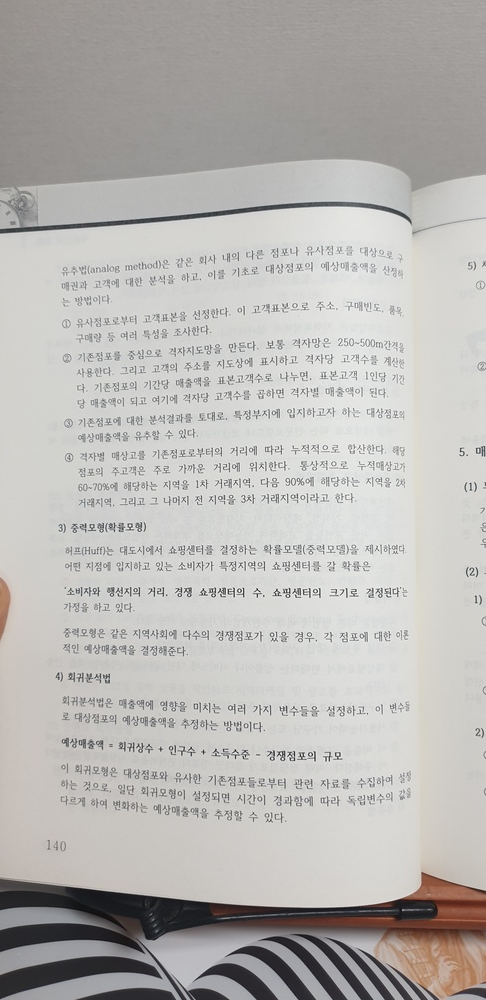
#> input picture srcs/samples/KakaoTalk_Photo_2020-02-02-12-26-11.jpeg, 486 x 1000 px, shrunk from 1960 x 4032 before the run, found by its file name
$ jupyter execute A1_document_edge_detection.ipynb   (shell and % lines are left out)
#> lines starting #> are read from the running program, lines starting #| are printed output that depends on the picture; after the words box and inside, x2 and y2 are one past the last pixel; in counts of white or black regions, pixels touching at a corner belong together
### notebooks/util.py
# -*- coding: utf-8 -*-

import cv2 as cv
import matplotlib.pyplot as plt


def display_image(img, cmap=None, right=None, top=None):

    img = cv.cvtColor(img, cv.COLOR_BGR2RGB)
    plt.imshow(img, cmap=cmap)
    plt.subplots_adjust(right=right, top=top)

### srcs/A1_document_edge_detection.ipynb
[cell 1]
import time

import cv2 as cv
import numpy as np
import matplotlib.pyplot as plt

from util import display_image

[cell 2]
img = cv.imread('../samples/KakaoTalk_Photo_2020-02-02-12-26-11.jpeg')
#> img is the input picture: shape (1000, 486, 3); mean B, G, R 180.6, 183.4, 185.5
# img = cv.imread('../img/paper.jpg')

display_image(img, right=2, top=2)

draw = img.copy()

n_x = 20
n_y = 5
kernel = np.ones(shape=[n_x, n_y]) / (n_x*n_y)

gray = cv.cvtColor(img, cv.COLOR_BGR2GRAY)
# gray = cv.GaussianBlur(gray, (5, 5), 0)
# gray = cv.bilateralFilter(gray, 5, 75, 75)
gray = cv.filter2D(gray, -1, kernel)
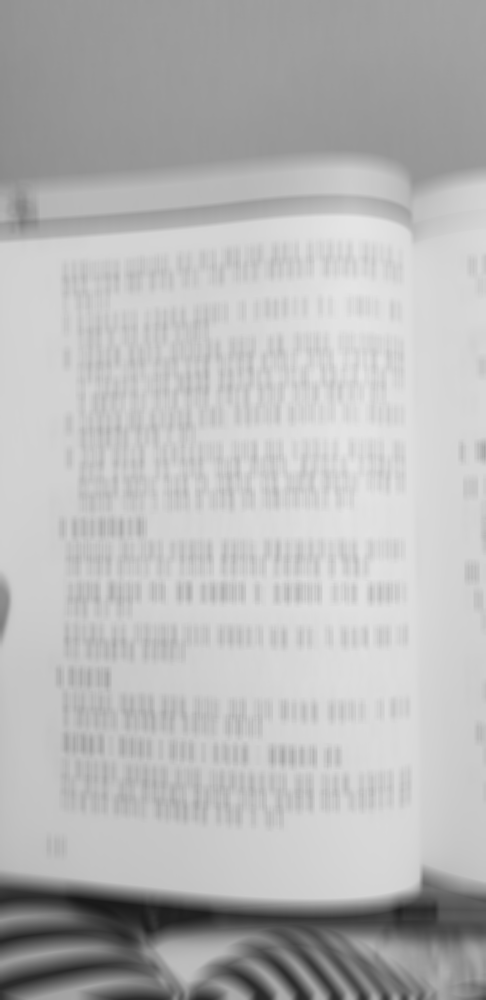
#> gray: shape (1000, 486); min 25, max 228, mean 183.8

ret, thres = cv.threshold(gray, 170, 255, cv.THRESH_BINARY)
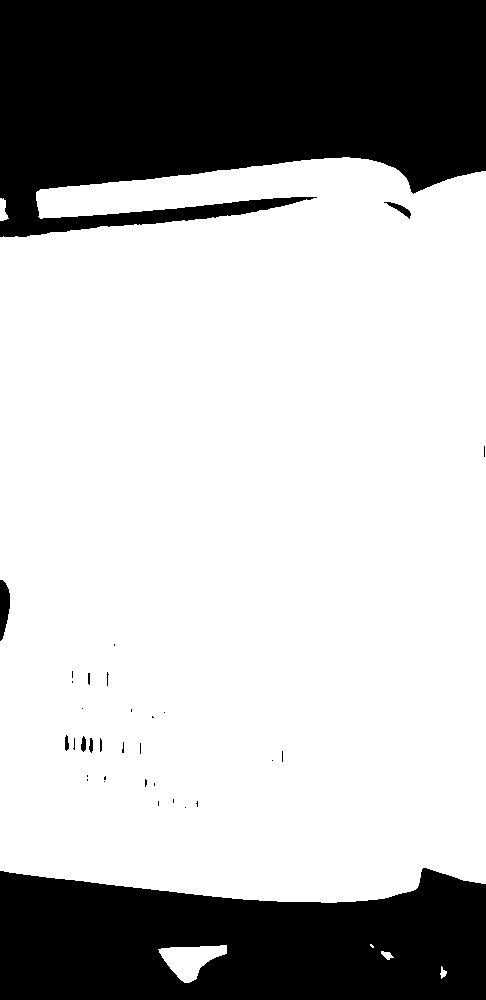
#> thres: shape (1000, 486); 70.6% white; 33 black regions (24 under 20 px), largest, box (x1, y1, x2, y2) and area: (0, 0, 486, 237) 89740, (0, 868, 486, 1000) 52012, (0, 580, 10, 641) 443

display_image(thres)

k = cv.getStructuringElement(cv.MORPH_RECT, (300, 30))

erosion = cv.morphologyEx(thres, cv.MORPH_CLOSE, k)
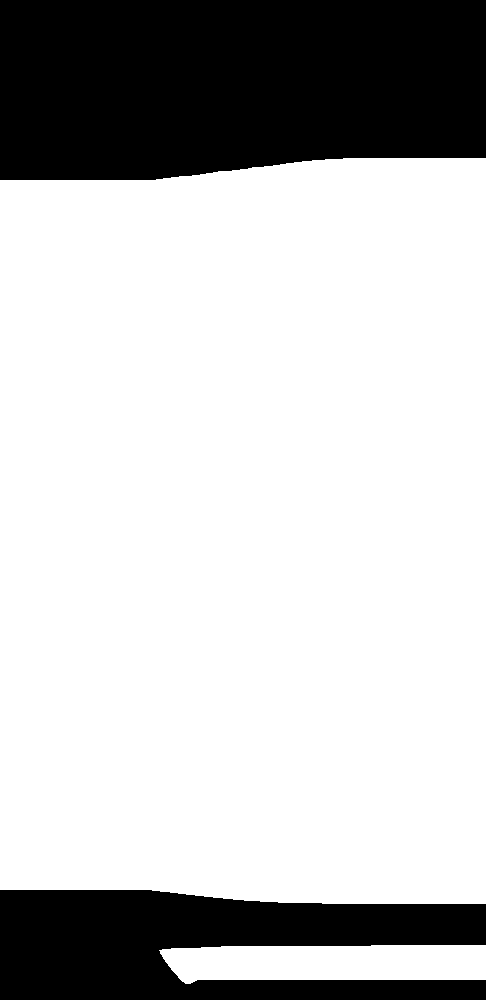
#> erosion: shape (1000, 486); 75.1% white; 2 black regions, box (x1, y1, x2, y2) and area: (0, 0, 486, 180) 82137, (0, 890, 486, 1000) 38802

display_image(erosion)
#> in display_image (call 3), `img = cv.cvtColor(img, cv.COLOR_BGR2RGB)`: img: shape (1000, 486, 3); 75.1% white; 2 black regions


src = erosion.copy()

draw = img.copy()

cnts, _ = cv.findContours(src, cv.RETR_EXTERNAL, cv.CHAIN_APPROX_SIMPLE)
#> cnts = 2 contours; box (x1, y1, x2, y2) and area: (0, 158, 486, 904) 352976, (159, 945, 486, 984) 10524

# edged = cv.Canny(thres, 50, 200)

# display_image(edged, right=2, top=2)

cnts = sorted(cnts, key=cv.contourArea, reverse=True)

len(cnts)

for c in cnts:
    peri = cv.arcLength(c, True)
    vertices = cv.approxPolyDP(c, 0.1*peri, True)

    if len(vertices) == 4:
        break
#> this loop made 1 pass
#> (peri, vertices) on pass 1: (2438.9, [[485, 158], [0, 180], [0, 889], [485, 903]])

cnts[0].shape

vertices

pts = vertices.reshape(4, 2)
#> pts = [[485, 158], [0, 180], [0, 889], [485, 903]]

pts

for x, y in pts:
    cv.circle(draw, (x, y), 30, (0, 255, 0), -1)
#> this loop made 4 passes
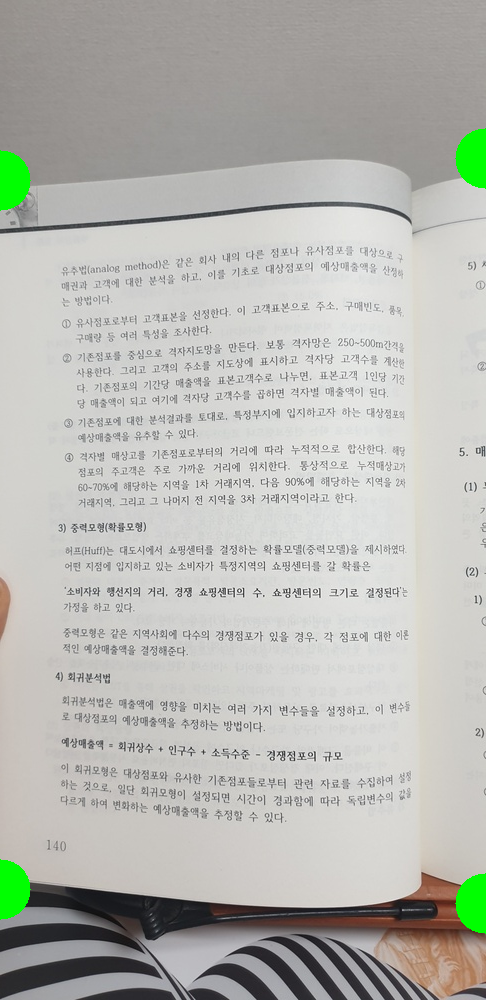
#> draw: shape (1000, 486, 3); 1.19% of pixels changed, all inside (x1, y1, x2, y2) = (0, 128, 486, 934)

display_image(draw, right=2, top=2)


merged = np.hstack([img, draw])
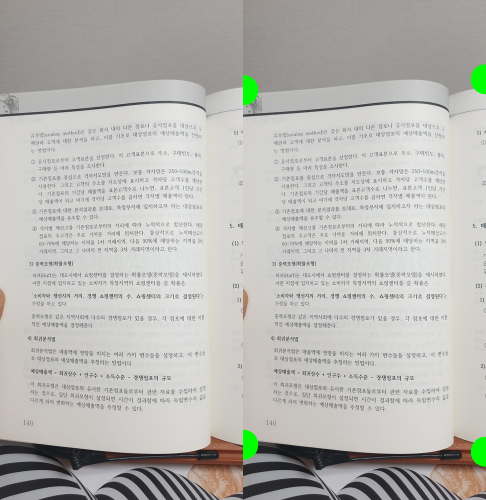
#> merged: shape (1000, 972, 3) (shown at 1/2 size); mean B, G, R 179.9, 184.2, 184.6

sm = pts.sum(axis=1)
#> sm = [643, 180, 889, 1388]

diff = np.diff(pts, axis=1)
#> diff = [-327, 180, 889, 418]

topLeft = pts[np.argmin(sm)]
#> topLeft = [0, 180]
bottomRight = pts[np.argmax(sm)]
#> bottomRight = [485, 903]
topRight = pts[np.argmin(diff)]
#> topRight = [485, 158]
bottomLeft = pts[np.argmax(diff)]
#> bottomLeft = [0, 889]

pts1 = np.float32([topLeft, topRight, bottomRight, bottomLeft])
#> pts1 = [[0, 180], [485, 158], [485, 903], [0, 889]]

w1 = abs(bottomRight[0] - bottomLeft[0])
#> w1 = 485
w2 = abs(topRight[0] - topLeft[0])
#> w2 = 485
h1 = abs(topRight[1] - bottomRight[1])
#> h1 = 745
h2 = abs(topLeft[1] - bottomLeft[1])
#> h2 = 709

width = max([w1, w2])
#> width = 485
height = max([h1, h2])
#> height = 745

pts2 = np.float32([[0, 0], [width-1, 0], [width-1, height-1], [0, height-1]])
#> pts2 = [[0, 0], [484, 0], [484, 744], [0, 744]]

mtrx = cv.getPerspectiveTransform(pts1, pts2)
#> mtrx = [[1.05, 0, 0], [0.0476, 1.05, -188.9], [0.000105, 0, 1]]

result = cv.warpPerspective(img, mtrx, (width, height))
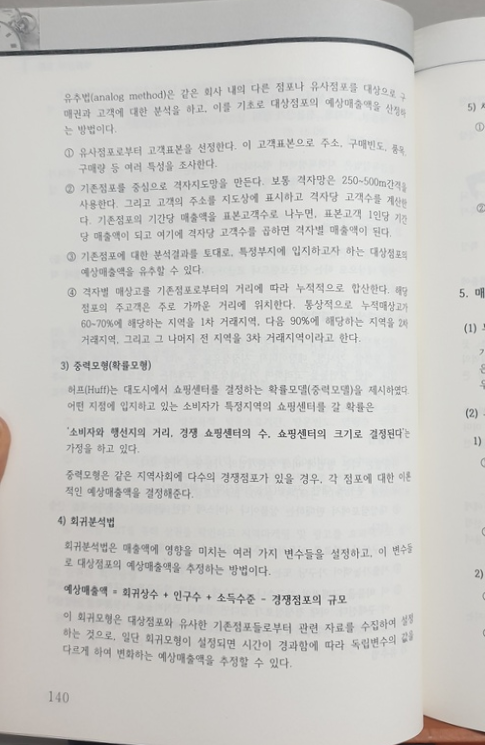
#> result: shape (745, 485, 3); mean B, G, R 198.9, 202, 202.9

display_image(result, right=4, top=4)

$ run again, with img/paper.jpg copied over srcs/samples/KakaoTalk_Photo_2020-02-02-12-26-11.jpeg
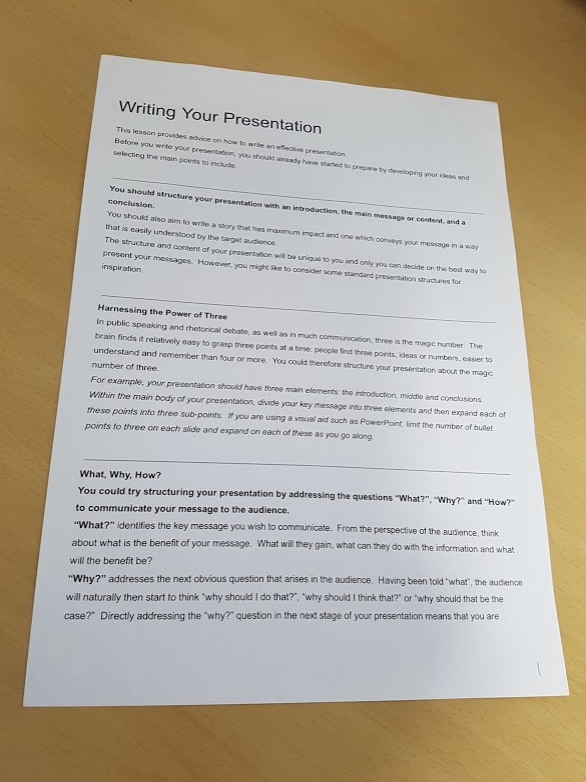
#> input picture img/paper.jpg, 586 x 782 px, found by its file name
#> img is the input picture: shape (782, 586, 3); mean B, G, R 152.7, 169.1, 178.7
#> `ret, thres = cv.threshold(gray, 170, 255, cv.THRESH_BINARY)`:
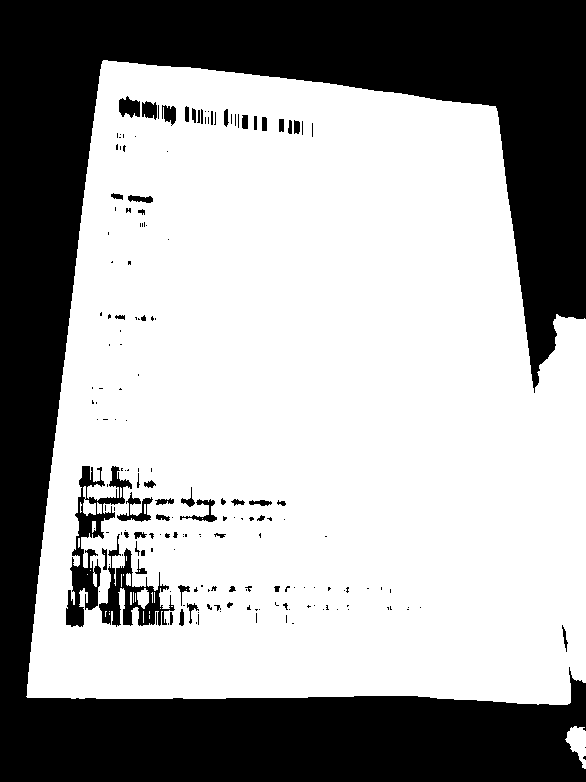
#> thres: shape (782, 586); 64.5% white; 183 black regions (132 under 20 px), largest, box (x1, y1, x2, y2) and area: (0, 0, 586, 782) 153212, (66, 466, 132, 627) 3044, (99, 534, 175, 627) 2192
#> erosion: shape (782, 586); 79.5% white; 2 black regions, box (x1, y1, x2, y2) and area: (0, 0, 586, 100) 47399, (0, 700, 583, 782) 46587
#> img: shape (782, 586, 3); 79.5% white; 2 black regions
#> cnts = 1 contour; box (x1, y1, x2, y2) and area: (0, 61, 586, 782) 362988
#> the loop `for c in cnts:` made 1 pass
#> (peri, vertices) on pass 1: (2578.9, [[0, 61], [0, 699], [585, 781], [585, 100]])
#> pts = [[0, 61], [0, 699], [585, 781], [585, 100]]
#> the loop `for x, y in pts:` made 4 passes
#> sm = [61, 699, 1366, 685]
#> diff = [61, 699, 196, -485]
#> topLeft = [0, 61]
#> bottomRight = [585, 781]
#> topRight = [585, 100]
#> bottomLeft = [0, 699]
#> pts1 = [[0, 61], [585, 100], [585, 781], [0, 699]]
#> w1 = 585
#> h1 = 681
#> h2 = 638
#> width = 585
#> height = 681
#> pts2 = [[0, 0], [584, 0], [584, 680], [0, 680]]
#> mtrx = [[1.07, 0, 0], [-0.0711, 1.07, -65.02], [0.000115, 0, 1]]
#> `result = cv.warpPerspective(img, mtrx, (width, height))`:
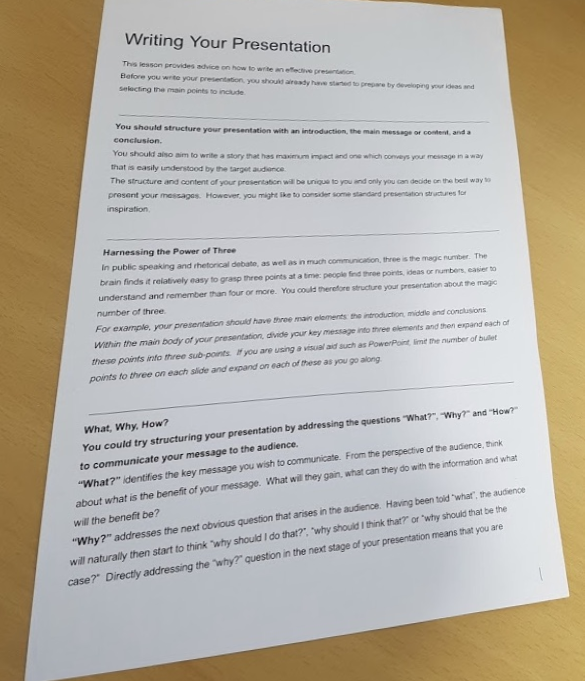
#> result: shape (681, 585, 3); mean B, G, R 168.5, 178.5, 184
#> img: shape (681, 585, 3)

$ run again, with srcs/samples/KakaoTalk_Photo_2020-02-02-12-26-00.jpeg copied over srcs/samples/KakaoTalk_Photo_2020-02-02-12-26-11.jpeg
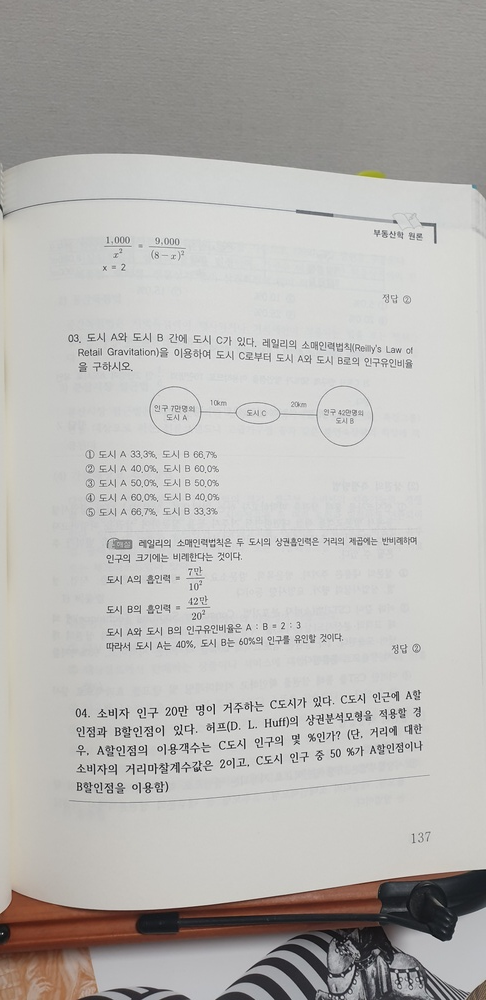
#> input picture srcs/samples/KakaoTalk_Photo_2020-02-02-12-26-00.jpeg, 486 x 1000 px, shrunk from 1960 x 4032 before the run, found by its file name
#> img is the input picture: shape (1000, 486, 3); mean B, G, R 178.7, 181.7, 183.6
#> `ret, thres = cv.threshold(gray, 170, 255, cv.THRESH_BINARY)`:
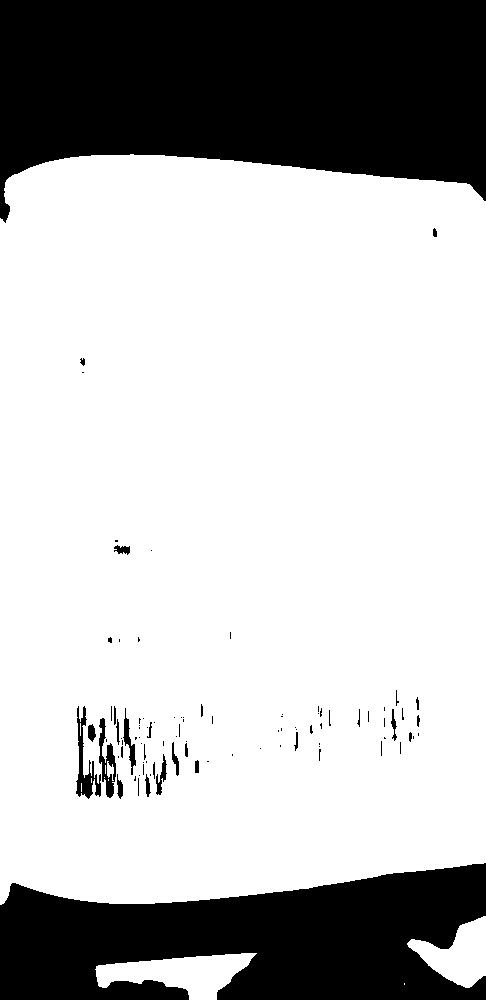
#> thres: shape (1000, 486); 72.9% white; 94 black regions (66 under 20 px), largest, box (x1, y1, x2, y2) and area: (0, 0, 486, 223) 81508, (0, 863, 486, 1000) 46753, (76, 706, 101, 799) 782
#> erosion: shape (1000, 486); 78.1% white; 2 black regions, box (x1, y1, x2, y2) and area: (0, 0, 486, 173) 79549, (0, 885, 486, 962) 27114
#> img: shape (1000, 486, 3); 78.1% white; 2 black regions
#> cnts = 2 contours; box (x1, y1, x2, y2) and area: (0, 155, 486, 906) 355574, (0, 917, 486, 1000) 21978
#> the loop `for c in cnts:` made 1 pass
#> (peri, vertices) on pass 1: (2456.5, [[0, 155], [0, 905], [485, 884], [485, 173]])
#> pts = [[0, 155], [0, 905], [485, 884], [485, 173]]
#> the loop `for x, y in pts:` made 4 passes
#> sm = [155, 905, 1369, 658]
#> diff = [155, 905, 399, -312]
#> topLeft = [0, 155]
#> bottomRight = [485, 884]
#> topRight = [485, 173]
#> bottomLeft = [0, 905]
#> pts1 = [[0, 155], [485, 173], [485, 884], [0, 905]]
#> w1 = 485
#> h1 = 711
#> h2 = 750
#> width = 485
#> height = 750
#> pts2 = [[0, 0], [484, 0], [484, 749], [0, 749]]
#> mtrx = [[0.946, 0, 0], [-0.0371, 0.999, -154.8], [-0.000107, 0, 1]]
#> `result = cv.warpPerspective(img, mtrx, (width, height))`:
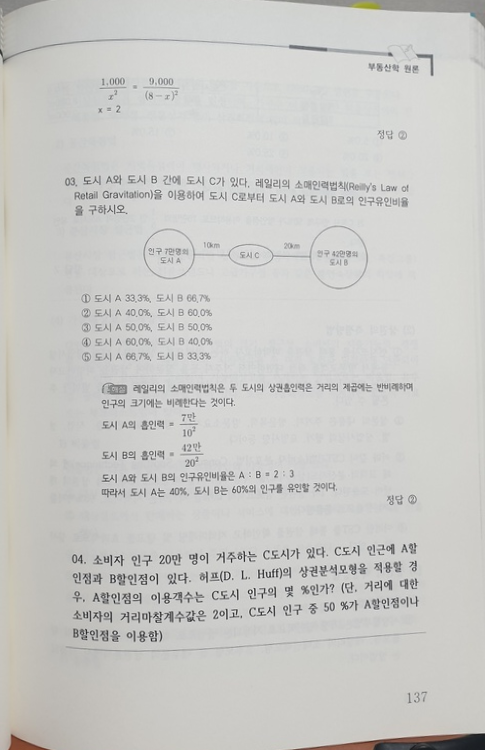
#> result: shape (750, 485, 3); mean B, G, R 198.6, 201.4, 201.6
#> img: shape (750, 485, 3)

$ run again, with srcs/samples/KakaoTalk_Photo_2020-02-02-12-26-04.jpeg copied over srcs/samples/KakaoTalk_Photo_2020-02-02-12-26-11.jpeg
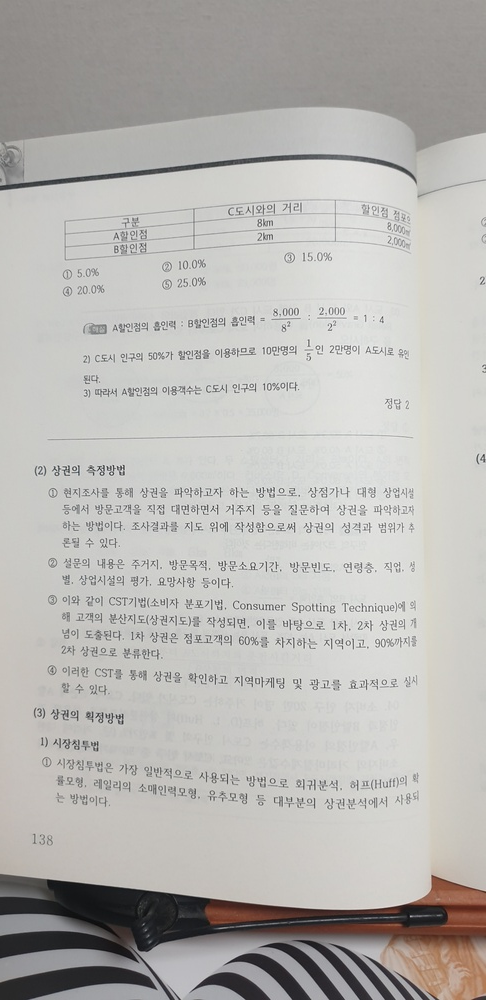
#> input picture srcs/samples/KakaoTalk_Photo_2020-02-02-12-26-04.jpeg, 486 x 1000 px, shrunk from 1960 x 4032 before the run, found by its file name
#> img is the input picture: shape (1000, 486, 3); mean B, G, R 179, 182.2, 184
#> `ret, thres = cv.threshold(gray, 170, 255, cv.THRESH_BINARY)`:
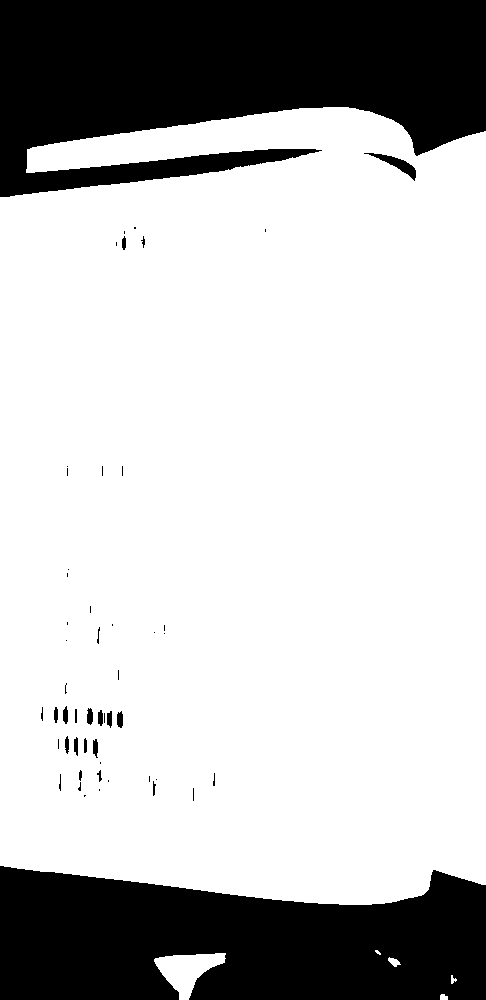
#> thres: shape (1000, 486); 74.9% white; 52 black regions (30 under 20 px), largest, box (x1, y1, x2, y2) and area: (0, 0, 486, 197) 68195, (0, 866, 486, 1000) 52405, (364, 153, 416, 181) 388
#> erosion: shape (1000, 486); 80.8% white; 2 black regions, box (x1, y1, x2, y2) and area: (0, 0, 486, 131) 57771, (0, 885, 486, 1000) 35646
#> img: shape (1000, 486, 3); 80.8% white; 2 black regions
#> cnts = 2 contours; box (x1, y1, x2, y2) and area: (0, 108, 486, 906) 376329, (155, 951, 486, 1000) 14626
#> the loop `for c in cnts:` made 1 pass
#> (peri, vertices) on pass 1: (2538.2, [[485, 108], [0, 131], [0, 884], [485, 905]])
#> pts = [[485, 108], [0, 131], [0, 884], [485, 905]]
#> the loop `for x, y in pts:` made 4 passes
#> sm = [593, 131, 884, 1390]
#> diff = [-377, 131, 884, 420]
#> topLeft = [0, 131]
#> bottomRight = [485, 905]
#> topRight = [485, 108]
#> bottomLeft = [0, 884]
#> pts1 = [[0, 131], [485, 108], [485, 905], [0, 884]]
#> w1 = 485
#> h1 = 797
#> h2 = 753
#> width = 485
#> height = 797
#> pts2 = [[0, 0], [484, 0], [484, 796], [0, 796]]
#> mtrx = [[1.06, 0, 0], [0.0501, 1.06, -138.5], [0.00012, 0, 1]]
#> `result = cv.warpPerspective(img, mtrx, (width, height))`:
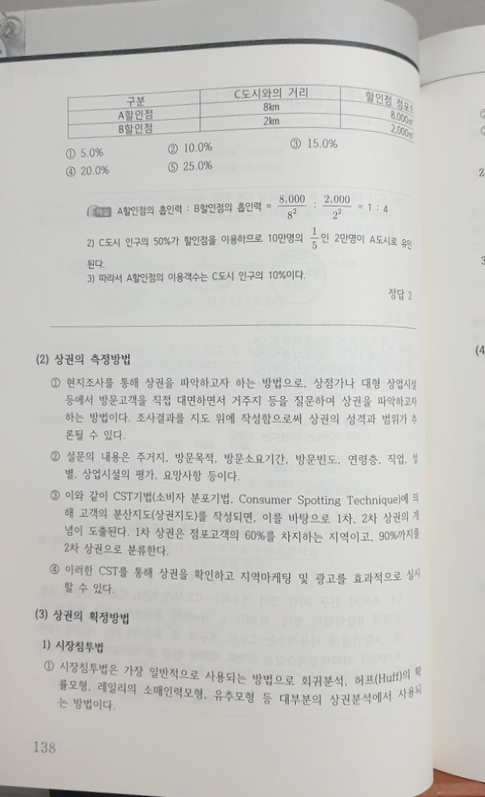
#> result: shape (797, 485, 3); mean B, G, R 195.5, 198.9, 199.5
#> img: shape (797, 485, 3)
